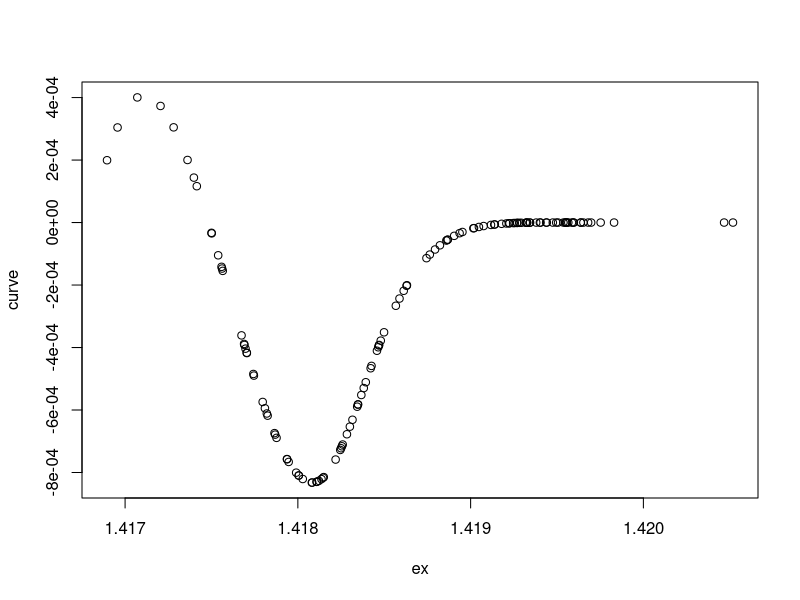

This figure's R source:
mer = function(y, w, v, prior=NULL, maxiter=500, tol=1e-4, n_grid=1e3)
{
  library(matrixStats)
  library(splines)
  N = length(y)
  D = ncol(w)
  W = cbind(1,w)
  WtW = crossprod(W)
  nknots = min(round(log(length(unique(v)))), 35)
  
  # Hyperparameters
  if (is.null(prior))
  {
    mubeta.0 = rep(0, D+1)
    sigbeta.0 = diag(rep(1e3, D+1))
    sig2v = 100
    sig2mu = 1e8
    axi = bxi = atau = btau = asig = bsig = 1e-3
  }
  else
  {
    mubeta.0 = prior$mubeta.0
    sigbeta.0 = prior$sigbeta.0
    sig2v = prior$sig2v
    sig2mu = prior$sig2mu
    axi = prior$axi
    bxi = prior$bxi
    atau = prior$atau
    btau = prior$btau
    asig = prior$asig
    bsig = prior$bsig
  }
  sb0i = solve(sigbeta.0)
  sbimb0 = sb0i %*% mubeta.0
  
  # Define grids
  deviance = diff(range(v))
  grid = seq(min(v)-deviance/10, max(v)+deviance/10, length.out=n_grid)
  
  # Construct spline bases on these grids
  knots = quantile(grid, seq(0,1,length=(nknots+2))[-c(1,nknots+2)])
  vphi_g = bs(grid, knots=knots, degree=3, intercept=TRUE) # M*J
  J = ncol(vphi_g)
  
  # Initialize variational parameters
  sig.ratio = tau.ratio = xi.ratio = 1
  mubeta.q = rep(0, D+1)
  mutheta.q = rep(0, J)
  sigtheta.q = diag(rep(10, J))
  asigtl = asig + (N/2)
  atautl = atau + (J/2)
  axitl = axi + (N/2)
  mutl = 0
  vphiq = matrix(0, N, J)
  ex = ex2 = rep(0, N)
  
  # Update as
  for (iter in 1:maxiter)
  {
    mubeta.q.old = mubeta.q
    mutheta.q.old = mutheta.q
    
    # denoised variate(x)
    common = -0.5*(sig.ratio*diag(vphi_g%*%(outer(mutheta.q, mutheta.q)+sigtheta.q)%*%t(vphi_g)) + (xi.ratio+(1/sig2v))*grid^2 - 2*mutl*xi.ratio*grid) # M*1
    resid = drop(y-W%*%mubeta.q)
    for (n in 1:N)
    {
      # Assume a>b>c. Then log(exp(a)-exp(b)+exp(c)) = log(1-exp(b-a)+exp(b-c))+a
      pmgrid = common + v[n]*grid/sig2v + sig.ratio*resid[n]*vphi_g%*%mutheta.q # M*1
      pmgrid = drop(pmgrid)
      lognormalizer = logSumExp(pmgrid)
      # normalizer = sum(exp(pmgrid))
      max_exp = max(log(abs(grid))+pmgrid)
      ex[n] = exp(log(sum(sign(grid)*exp(log(abs(grid))+pmgrid-max_exp)))+max_exp - lognormalizer)
      # ex[n] = sum(grid*exp(pmgrid))/normalizer
      ex2[n] = exp(logSumExp(2*log(abs(grid))+pmgrid) - lognormalizer)
      # ex2[n] = sum(grid^2*exp(pmgrid))/normalizer
      colmax = apply(log(abs(vphi_g))+pmgrid,2,max)
      exponent =  sign(vphi_g)*exp(log(abs(vphi_g))+pmgrid-outer(rep(1,n_grid),colmax))
      vphiq[n,] = exp(log(apply(exponent,2,sum))+colmax-lognormalizer)
      # vphiq[n,] = drop(t(vphi_g)%*%exp(pmgrid))/exp(lognormalizer)
    }
    vphitvphiq = t(vphiq)%*%vphiq
    varx = ex2 - (ex)^2
    
    # beta
    sigbeta.q = solve(sb0i + sig.ratio*WtW)
    mubeta.q = sigbeta.q %*% (sbimb0 + sig.ratio*t(W)%*%(y-vphiq%*%mutheta.q))
    mubeta.q = drop(mubeta.q)
    
    # theta
    sigtheta.q = solve(tau.ratio*diag(J) + sig.ratio*vphitvphiq)
    mutheta.q = sig.ratio * sigtheta.q%*%t(vphiq)%*%(y-W%*%mubeta.q)
    mutheta.q = drop(mutheta.q)
    
    # mu
    sig2mutl = 1/((1/sig2mu)+xi.ratio*N)
    mutl = sig2mutl*xi.ratio*sum(ex)
    
    # xi
    bxitl = bxi + 0.5*(sum((ex-mutl)^2)+sum(varx)+N*sig2mutl)
    xi.ratio = axitl/bxitl
    
    # tau
    btautl = btau + 0.5*(sum(mutheta.q^2)+sum(diag(sigtheta.q)))
    tau.ratio = atautl/btautl
    
    # sigma
    ssterm = sum((y-W%*%mubeta.q-vphiq%*%mutheta.q)^2)
    trterm1 = sum(diag(WtW%*%sigbeta.q))
    trterm2 = sum(diag(vphitvphiq%*%sigtheta.q))
    bsigtl = bsig + 0.5*(ssterm+trterm1+trterm2)
    sig.ratio = asigtl/bsigtl
    
    # Convergence
    bool1 = sqrt(mean((mubeta.q-mubeta.q.old)^2)) < tol
    bool2 = sqrt(mean((mutheta.q-mutheta.q.old)^2)) < tol
    if (bool1&bool2) 
    {
      break
    }
    else
    {
      cat(iter,"\tbeta :", sqrt(mean((mubeta.q-mubeta.q.old)^2)), "\ttheta :", sqrt(mean((mutheta.q-mutheta.q.old)^2)), "\n")
    }
  }
  knots = quantile(ex, seq(0,1,length=(nknots+2))[-c(1,nknots+2)])
  curve = bs(ex, knots=knots, degree=3, intercept=TRUE)%*%mutheta.q
  browser()
  plot(ex,curve)
}

# y = wb + f(x)
set.seed(10)
N = 130; D = 5
beta = rnorm(D+1)
RR = 0.8
psi2 = 0.9
sig2v = psi2/RR-psi2
mux = 3
x = rnorm(N, mux, sqrt(psi2))
v = rnorm(N, x, sqrt(sig2v))
w = matrix(rnorm(N*D), N,D)
f = function(x) x*sin(pi*x)
y = cbind(1,w)%*%beta + f(x) + rnorm(N)
# plot(v,y,main="Noise",pch=19)
# plot(v,y,main="Noise and Overshadowed Pattern",pch=19)
# points(x,y, col=2,pch=19,cex=0.7)

result = mer(y,w,x)
